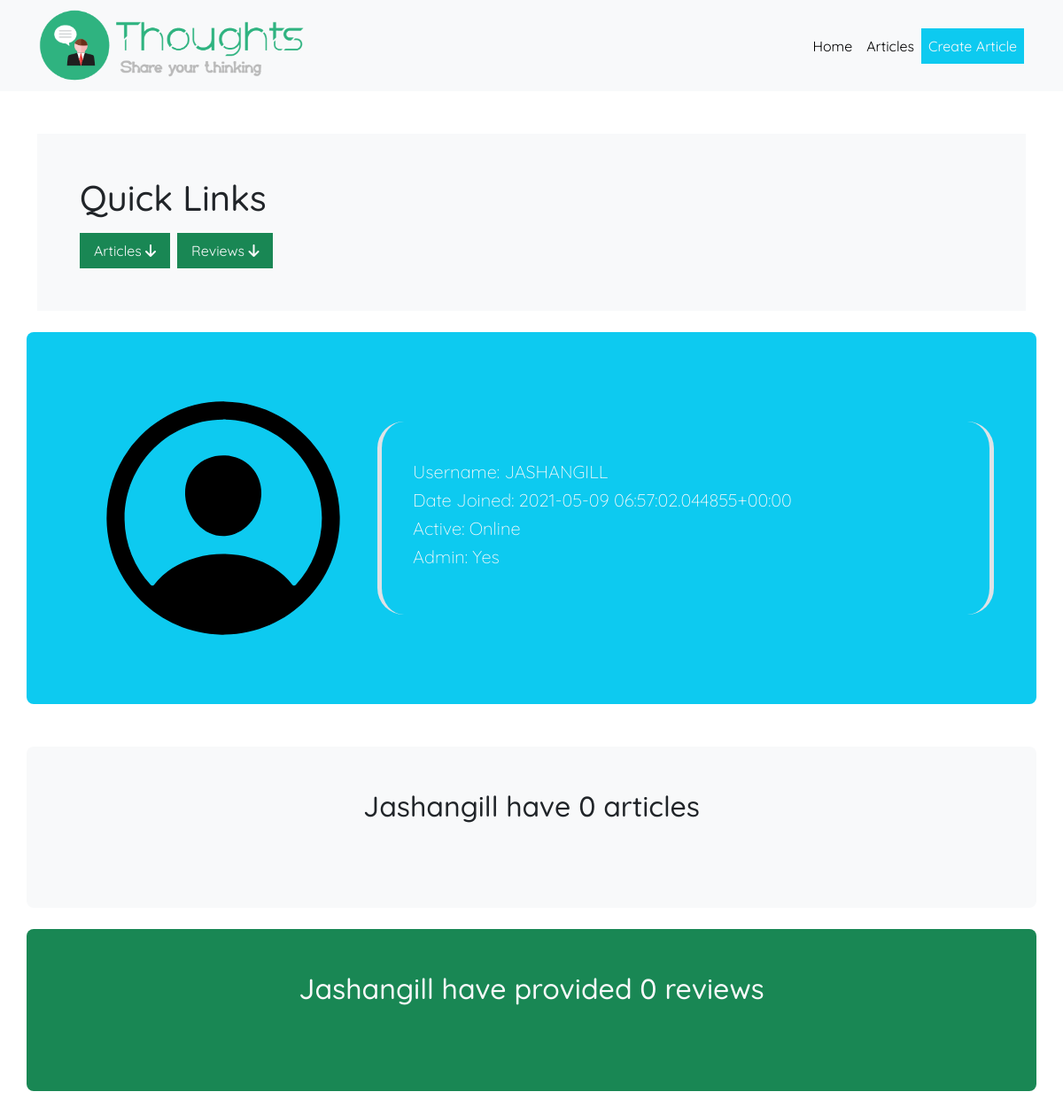
The app's page /user/private/jashangill (signed in), older data.
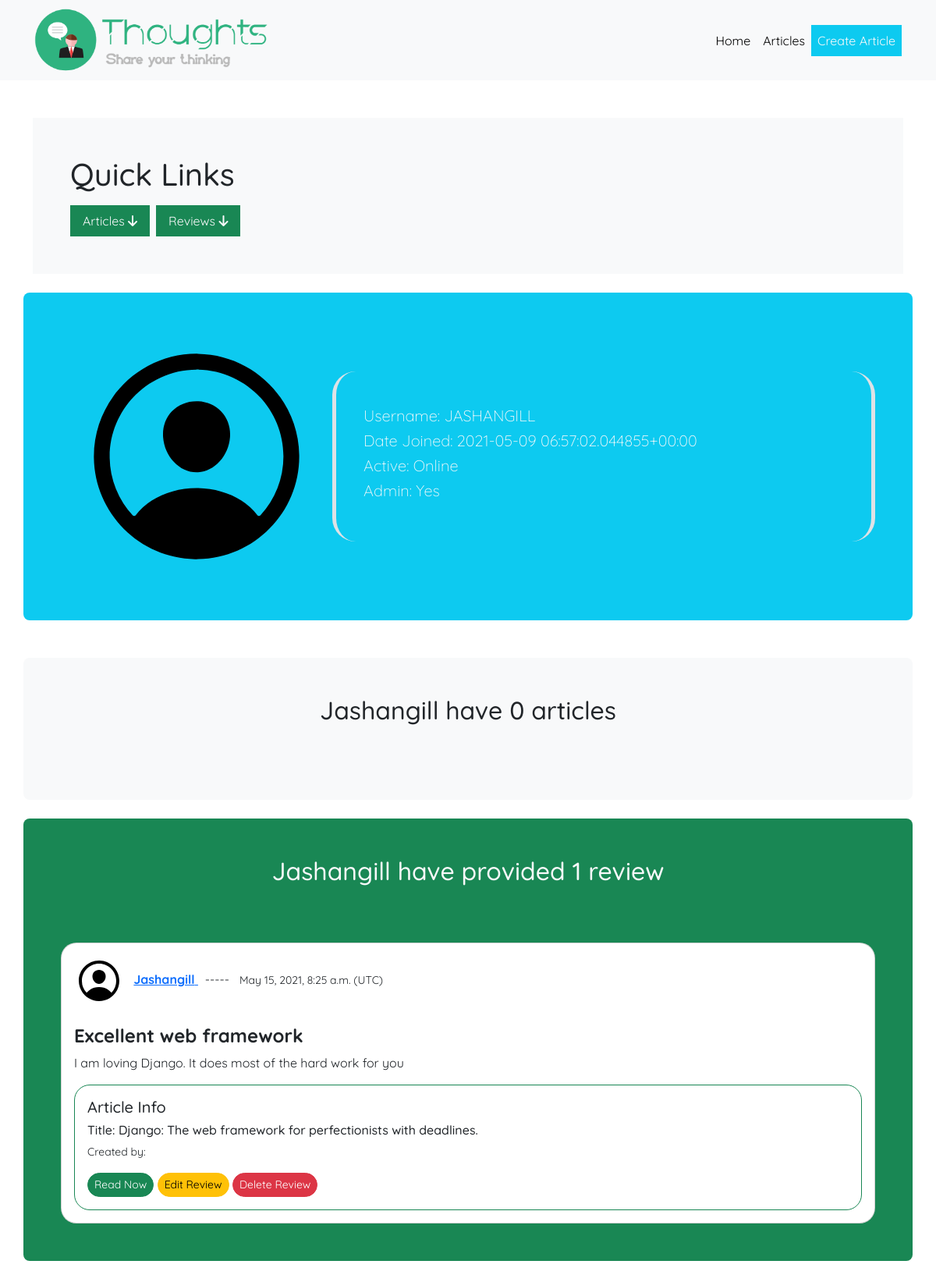
The same page, newer data.
### article/models.py (models this page shows, shortened)
class Review(models.Model):
    title = models.CharField(max_length=30)
    body = models.TextField()
    createdAt = models.DateTimeField(auto_now=True)
    user = models.ForeignKey(User, on_delete=models.CASCADE)
    article = models.ForeignKey(Article, on_delete=models.CASCADE)

class Article(models.Model):
    title = models.CharField(max_length=256)
    cover_image = models.ImageField(upload_to="article/images/")
    body = models.TextField(null=True)
    modifiedAt = models.DateTimeField(auto_now=True, null=True)
    createdAt = models.DateTimeField(auto_now_add=True, null=True)
    featured = models.BooleanField(default=False)
    user = models.ForeignKey(User, on_delete=models.CASCADE)

### user/views.py (the view)
# urls.py: path("user/private/<str:username>", views.privateProfile, name="user.own_profile")
@login_required
def privateProfile(request, username):
    user = User.objects.get(username=username)
    articles = Article.objects.filter(user=user)
    reviews = Review.objects.filter(user=user)
    context = {
        'user': user,
        'articles': articles,
        'reviews': reviews,
    }
    return render(request, "user/privateProfile.html", context)

### user/templates/user/privateProfile.html (shortened to what this page needs)
{% extends 'base/base.html' %}
{% block content %}
    <div class="p-5 mb-4 bg-light">
        <h1>Quick Links</h1>
        <nav class="nav mt-3">
            <a class="nav-link active bg-success text-light me-2" aria-current="page" href="#articles" >Articles <i class="fas fa-arrow-down"></i> </a>
            <a class="nav-link active bg-success text-light me-2" aria-current="page" href="#reviews">Reviews <i class="fas fa-arrow-down"></i> </a>
        </nav>
    </div>
    <div class="profile">
        <div class="profile-info rounded-3 row align-items-center bg-info p-5">
            <div class="col-md-4">
                {% load static %}
                <img src="{% static 'base/person.svg' %}" alt="Avatar">
            </div>
            <div class="col-md-8 border-start border-end">
                <h1 class='lead text-light'>Username: {{user.username|upper}}</h1>
                <h1 class='lead text-light'>Date Joined: {{user.date_joined|upper}}</h1>
                <h1 class='lead text-light'>
                    Active: {% if user.is_active %} Online {% else %} Offline {% endif %}
                </h1>
                <h1 class='lead text-light'>
                    Admin: {% if user.is_superuser %} Yes {% else %} No {% endif %}
                </h1>
            </div>
        </div>
        <div id="articles" class="profile-articles rounded-3 row align-items-center bg-light p-5 mt-5">
            <h2 class='text-center mb-5'> <span class="text-capitalize">{{user.username}}</span> have {{articles.count}} article{{articles.count|pluralize}}</h2>
        </div>
        <div id="reviews" class="profile-reviews rounded-3 row align-items-center bg-success p-5 mt-4">
            <h2 class='text-center text-light mb-5'> <span class="text-capitalize">{{user.username}}</span> have provided {{reviews.count}} review{{reviews.count|pluralize}}</h2>
            {% for review in reviews %}
                <div class="review card text-dark rounded-20 p-3 mt-4">
                    <div>
                        {% load static %}
                        <img src="{% static 'base/person.svg' %}" class="person d-inline-block me-2" />
                        <a href="/user/{{review.user.username}}">
                            <strong class="text-capitalize">{{review.user.username}}</strong>
                        </a>
                        &nbsp ----- &nbsp
                        <small>{{review.createdAt}} (UTC)</small>
                    </div>
                    <br>
                    <h4><strong>{{review.title}}</strong></h4>
                    <p>{{review.body}}</p>
                    <div class="border border-1 border-success rounded-20 p-3">
                        <h5>Article Info</h3>
                        <h6>Title: {{review.article.title}}</h4>
                        <small class="d-block">Created by: <a class="text-capitalize" href="{% url 'user.user_profile' review.article.user.username %}">{{review.article.user.username}}</a></small>
                        <button class="btn btn-success btn-sm mt-3 rounded-pill">Read Now</button>
                        <a href="{% url 'article.review_update' review.id %}" class="btn btn-warning btn-sm mt-3 rounded-pill">Edit Review</a>
                        <a href="{% url 'article.review_delete' review.id %}" class="btn btn-danger btn-sm mt-3 rounded-pill">Delete Review</a>
                    </div>
                </div>
            {% endfor %}
        </div>
    </div>
{% endblock %}

Row changes from the older to the newer data that the page shows:
added Review: user.username "Jashangill", createdAt "May 15, 2021, 8:25 a.m.", title "Excellent web framework", body "I am loving Django. It does most of the hard work for you", article "Django: The web framework for perfectionists with deadlines."
Text that changed along with them:
{{ reviews.count }}: "0" → "1"
